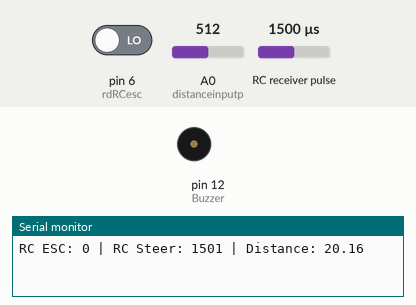
Simulated run of this sketch. Board: Arduino Uno, built with avr-gcc and run on an emulated ATmega328P. Parts: buzzer (waves = sounding, pin HIGH), the last lines printed to the serial monitor. Wiring (inferred from the names in the program): RC receiver channel: data pin 7. Inputs (shaded band) come from the test bench; at power-on: A0 (distanceinputp) = 512, pin 6 (rdRCesc) LOW, RC receiver pulse 1500 µs.

Above: at 1.2 s.
1.3 s: A0 (distanceinputp) set to 54
4.2 s: A0 (distanceinputp) set to 47
At 6.13 s:
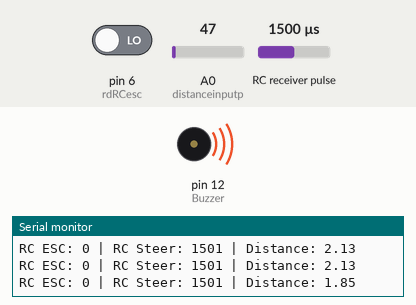
8.3 s: A0 (distanceinputp) set to 122
At 9.31 s:
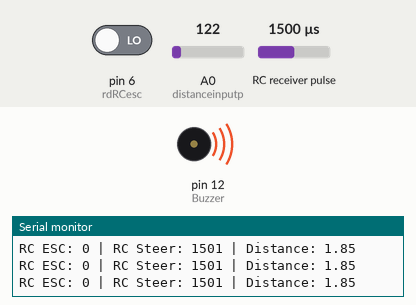
10.8 s: A0 (distanceinputp) set to 0
At 13.2 s:
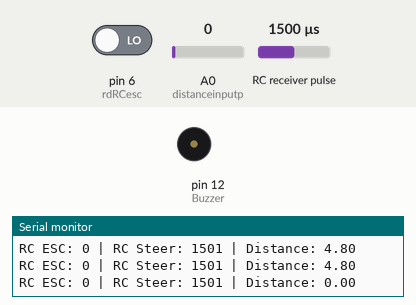
Timing chart, 0 to 15.9 s (numbered marks = the images above; inputs shaded):
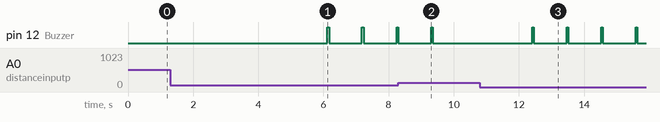

Measured:
- the behaviour switches between 51 and 50 on A0 (distanceinputp) (found by bisection; images 0 and 1)
- after the input at 4.2 s, pin 12 (Buzzer): alternates HIGH for 0.05 s and LOW for 1.0 s, starting after 1.9 s
- after the input at 8.3 s, pin 12 (Buzzer): goes on until 9.4 s, then stays LOW
- after the input at 10.8 s, pin 12 (Buzzer): alternates HIGH for 0.05 s and LOW for 1.0 s, starting after 1.6 s

The sketch:

Sensor_1.ino
```cpp
// ===== SENSOR MISSION 1 — PROXIMITY ALERT (Mini IVD 2024-25) =====
// Task: Vehicle alerts (buzzer) when within 2ft of another vehicle or barrier.
//   Driver controls the car manually. Sensor detects and buzzes autonomously.
//
// Hardware: RC car with Arduino passthrough. Analog IR distance sensor on A0. Buzzer on pin 12.
//   RC signals (rdRCesc pin 6, rdRCsteer pin 7) are read and printed for diagnostics.
//   The car's actual driving is done by the RC receiver directly (no ESC override here).
//
// FIX 1: `int distance;` was declared twice — once as int, once as float in `float duration,distance;`.
//   Duplicate declaration causes compile error. Fixed: kept as `float distance` only.
// FIX 2: `distance = distance*0.0393701` was missing a semicolon. Fixed.
//
// THRESHOLD NOTE: `if (distance < 2)` after `distance = analogRead(A0) * 0.0393701`.
//   analogRead returns 0-1023. After multiplying by 0.0393701:
//     max value = 1023 * 0.0393701 ≈ 40.3
//   So `distance < 2` means approximately the first 2/40.3 ≈ 5% of sensor range = very close.
//   2 feet = 24 inches. If the sensor output in these units should be 24, then threshold should be 24.
//   If the units are in some other scale, calibrate empirically.
//   COMPARE: 2025-26 Sensor_1 uses raw ADC with threshold `< 43` for 2ft. Much simpler.
//   RECOMMENDATION: Remove the *0.0393701 conversion and find the raw ADC value at 2ft
//     on your specific sensor (hold object 2ft away, read Serial, use that value as threshold).
//
// NOTE: `motorESC` and `motorSteer` servo objects are declared but never attached or used.
//   Removed to avoid confusion — not needed for Sensor_1 (driver controls the car).
// NOTE: `pulseIn()` calls for rdRCesc/rdRCsteer are blocking. Each call can take up to ~25ms.
//   Two calls = up to 50ms blocked per loop. Acceptable for diagnostic printing.

#include <Servo.h>

// === DISTANCE SENSOR ===
const byte distanceinputp = A0;  // analog IR distance sensor
float distance;                  // current distance reading (converted units)

// === BUZZER ===
const byte Buzzer = 12;

// === RC DIAGNOSTIC PINS (read-only — for printing RC signal values) ===
const byte rdRCesc   = 6;  // reads PWM signal going to ESC
const byte rdRCsteer = 7;  // reads PWM signal going to steering servo
unsigned long durationESC, durationSteer;

void setup() {
  Serial.begin(9600);
  pinMode(Buzzer, OUTPUT);
}

void loop() {
  // === DISTANCE READ ===
  distance = analogRead(distanceinputp);
  distance = distance * 0.0393701;  // FIX: was missing semicolon
  // NOTE: Calibrate threshold below to your sensor — see header notes.

  // === READ RC SIGNALS (diagnostic only — not used for control) ===
  durationESC   = pulseIn(rdRCesc,   HIGH);
  durationSteer = pulseIn(rdRCsteer, HIGH);
  Serial.print("RC ESC: ");   Serial.print(durationESC);
  Serial.print(" | RC Steer: "); Serial.print(durationSteer);
  Serial.print(" | Distance: "); Serial.println(distance);

  // === BUZZER ALERT ===
  if (distance < 2) {
    // WITHIN 2ft — pulse buzzer to alert driver
    // NOTE: This threshold likely needs adjustment — see header note.
    digitalWrite(Buzzer, HIGH);
    delay(50);
    digitalWrite(Buzzer, LOW);
  } else {
    digitalWrite(Buzzer, LOW);
  }
}
```
